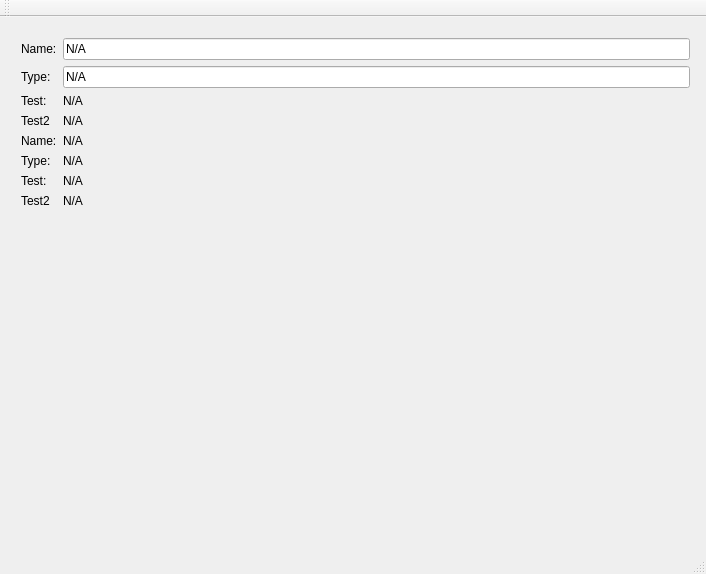
<?xml version="1.0" encoding="UTF-8"?>
<ui version="4.0">
 <class>MainWindow</class>
 <widget class="QMainWindow" name="MainWindow">
  <property name="geometry">
   <rect>
    <x>0</x>
    <y>0</y>
    <width>706</width>
    <height>574</height>
   </rect>
  </property>
  <property name="windowTitle">
   <string>MainWindow</string>
  </property>
  <widget class="Test" name="centralWidget">
   <widget class="QWidget" name="formLayoutWidget">
    <property name="geometry">
     <rect>
      <x>10</x>
      <y>10</y>
      <width>691</width>
      <height>511</height>
     </rect>
    </property>
    <layout class="QFormLayout" name="formLayout">
     <property name="formAlignment">
      <set>Qt::AlignLeading|Qt::AlignLeft|Qt::AlignTop</set>
     </property>
     <item row="0" column="0">
      <widget class="QLabel" name="label">
       <property name="text">
        <string>Name:</string>
       </property>
      </widget>
     </item>
     <item row="1" column="0">
      <widget class="QLabel" name="label_3">
       <property name="text">
        <string>Type:</string>
       </property>
      </widget>
     </item>
     <item row="2" column="0">
      <widget class="QLabel" name="label_4">
       <property name="text">
        <string>Test:</string>
       </property>
      </widget>
     </item>
     <item row="2" column="1">
      <widget class="QLabel" name="labelTest">
       <property name="text">
        <string>N/A</string>
       </property>
      </widget>
     </item>
     <item row="1" column="1">
      <widget class="QLineEdit" name="lineEditType">
       <property name="text">
        <string>N/A</string>
       </property>
      </widget>
     </item>
     <item row="0" column="1">
      <widget class="QLineEdit" name="lineEditName">
       <property name="text">
        <string>N/A</string>
       </property>
      </widget>
     </item>
     <item row="4" column="0">
      <widget class="QLabel" name="label_2">
       <property name="text">
        <string>Name:</string>
       </property>
      </widget>
     </item>
     <item row="4" column="1">
      <widget class="QLabel" name="labelName">
       <property name="text">
        <string>N/A</string>
       </property>
      </widget>
     </item>
     <item row="5" column="0">
      <widget class="QLabel" name="label_5">
       <property name="text">
        <string>Type:</string>
       </property>
      </widget>
     </item>
     <item row="5" column="1">
      <widget class="QLabel" name="labelType">
       <property name="text">
        <string>N/A</string>
       </property>
      </widget>
     </item>
     <item row="6" column="0">
      <widget class="QLabel" name="label_7">
       <property name="text">
        <string>Test:</string>
       </property>
      </widget>
     </item>
     <item row="6" column="1">
      <widget class="QLabel" name="labelTestB">
       <property name="text">
        <string>N/A</string>
       </property>
      </widget>
     </item>
     <item row="3" column="0">
      <widget class="QLabel" name="label_6">
       <property name="text">
        <string>Test2</string>
       </property>
      </widget>
     </item>
     <item row="3" column="1">
      <widget class="QLabel" name="labelTest2">
       <property name="text">
        <string>N/A</string>
       </property>
      </widget>
     </item>
     <item row="7" column="0">
      <widget class="QLabel" name="label_9">
       <property name="text">
        <string>Test2</string>
       </property>
      </widget>
     </item>
     <item row="7" column="1">
      <widget class="QLabel" name="labelTest2B">
       <property name="text">
        <string>N/A</string>
       </property>
      </widget>
     </item>
    </layout>
   </widget>
  </widget>
  <widget class="QMenuBar" name="menuBar">
   <property name="geometry">
    <rect>
     <x>0</x>
     <y>0</y>
     <width>706</width>
     <height>22</height>
    </rect>
   </property>
  </widget>
  <widget class="QToolBar" name="mainToolBar">
   <attribute name="toolBarArea">
    <enum>TopToolBarArea</enum>
   </attribute>
   <attribute name="toolBarBreak">
    <bool>false</bool>
   </attribute>
  </widget>
  <widget class="QStatusBar" name="statusBar"/>
 </widget>
 <layoutdefault spacing="6" margin="11"/>
 <customwidgets>
  <customwidget>
   <class>Test</class>
   <extends>QWidget</extends>
   <header>test.h</header>
   <container>1</container>
  </customwidget>
 </customwidgets>
 <resources/>
 <connections/>
</ui>
